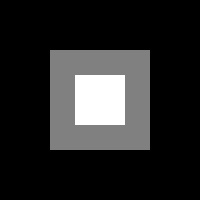
#> input picture final_lab/gray_image.jpg, 200 x 200 px
$ python task13_notch_filtering.py
#> lines starting #> are read from the running program, lines starting #| are printed output that depends on the picture
import cv2
import matplotlib.pyplot as plt
import numpy as np

gray_img = cv2.imread("../gray_image.jpg", cv2.IMREAD_GRAYSCALE)
#> gray_img is the input picture: shape (200, 200); min 0, max 255, mean 39.9
rows, cols = gray_img.shape
#> rows = 200; cols = 200
x, y = np.meshgrid(np.arange(cols), np.arange(rows))
noisy = gray_img + 50*np.sin(0.1*x)
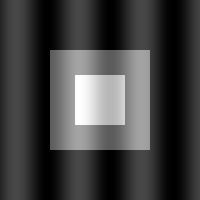
#> noisy: shape (200, 200) float64; min -50, max 304.9, mean 41.3; drawn with min black and max white

f_noisy = np.fft.fftshift(np.fft.fft2(noisy))
notch_filter = np.ones_like(noisy)
notch_filter[rows//2-5:rows//2+5, cols//2+30:cols//2+40] = 0
notch_filter[rows//2-5:rows//2+5, cols//2-40:cols//2-30] = 0
img_filtered = np.abs(np.fft.ifft2(np.fft.ifftshift(f_noisy * notch_filter)))
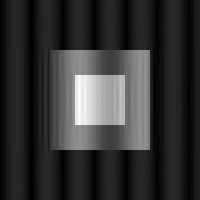
#> img_filtered: shape (200, 200) float64; min 0.115, max 320.1, mean 64.4; drawn with min black and max white

plt.figure(figsize=(15, 5))
plt.subplot(1,3,1); plt.title("Original"); plt.imshow(gray_img, cmap='gray'); plt.axis('off')
plt.subplot(1,3,2); plt.title("Noisy"); plt.imshow(noisy, cmap='gray'); plt.axis('off')
plt.subplot(1,3,3); plt.title("Filtered"); plt.imshow(img_filtered, cmap='gray'); plt.axis('off')
plt.savefig('task13_notch_filtering.png'); plt.show()
#> after `plt.savefig('task13_notch_filtering.png')`:
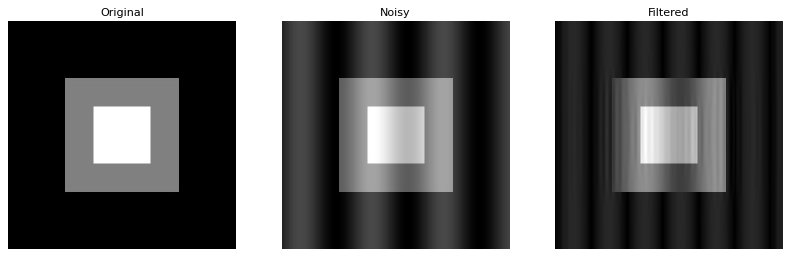
#> figure drawn by matplotlib, 3 panels
